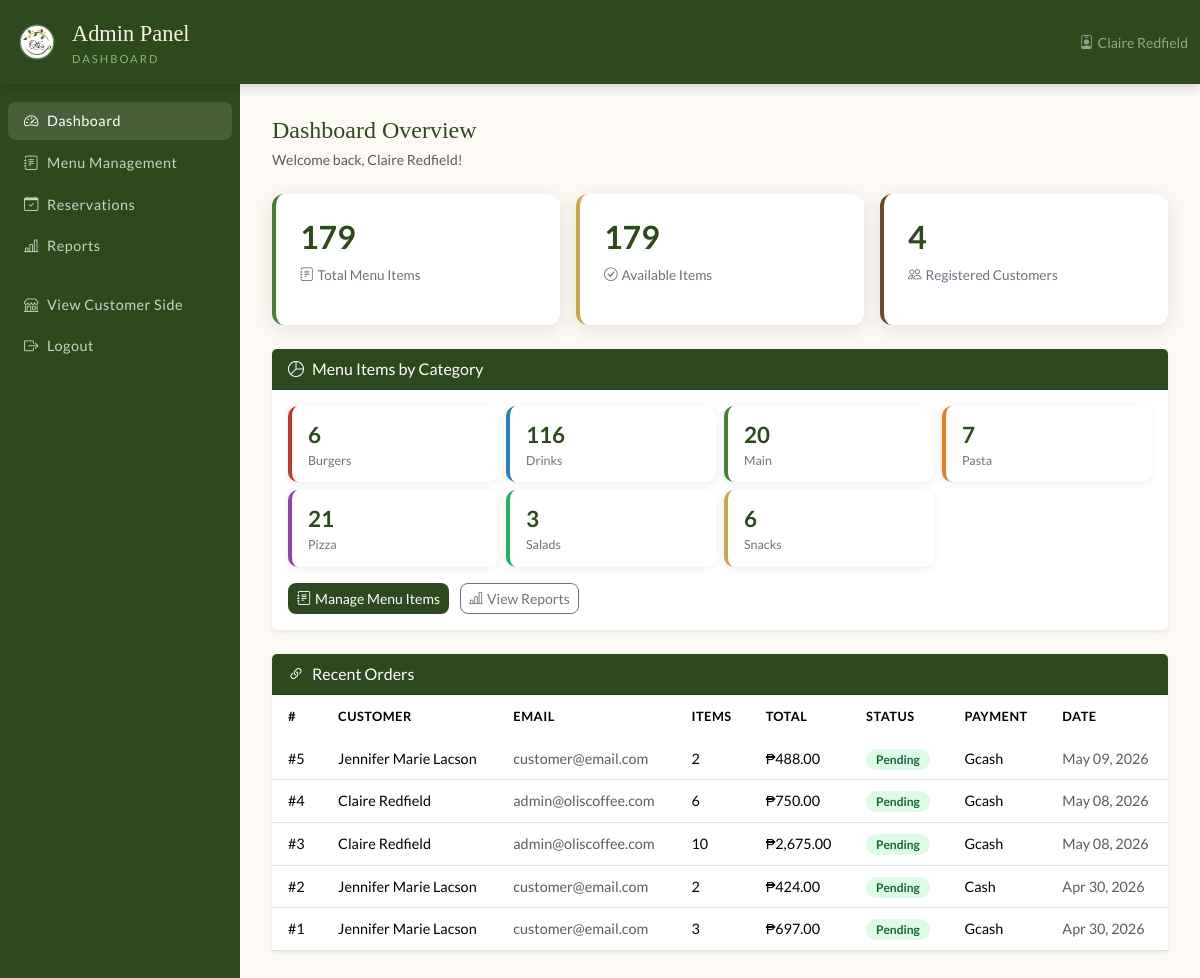
/admin/dashboard.php (signed in), run on an earlier commit of the app's database.
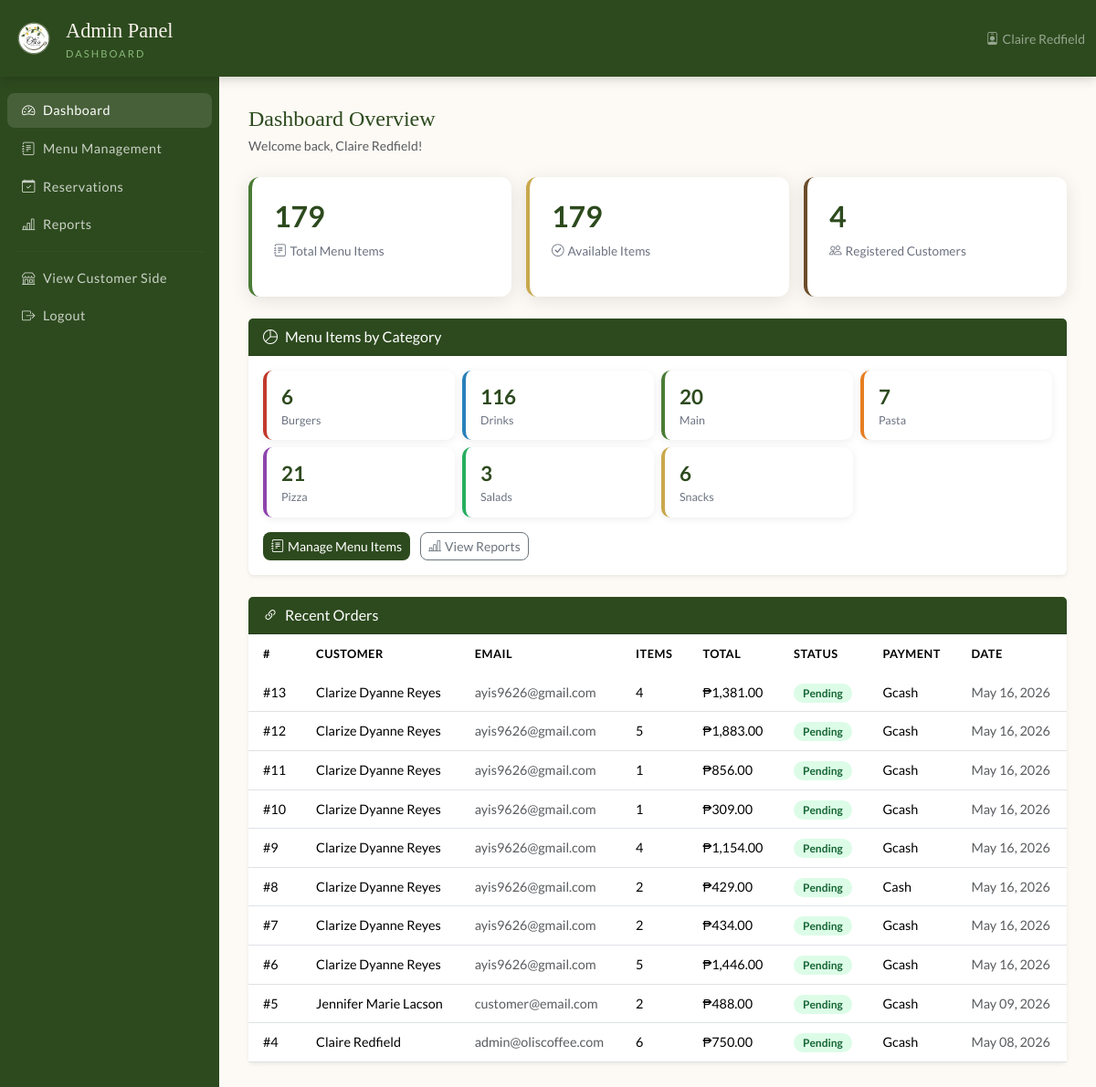
And on a later commit of the database.
### tables this page shows
CREATE TABLE `orders` (
  `id` int(11) NOT NULL AUTO_INCREMENT,
  `user_id` int(11) NOT NULL,
  `reservation_id` int(11) DEFAULT NULL,
  `total_amount` decimal(10,2) NOT NULL,
  `status` enum('pending','confirmed','preparing','ready','completed','cancelled') DEFAULT 'pending',
  `payment_method` enum('gcash','cash') DEFAULT 'cash',
  `payment_status` enum('unpaid','paid') DEFAULT 'unpaid',
  `notes` text DEFAULT NULL,
  `created_at` timestamp NOT NULL DEFAULT current_timestamp(),
  PRIMARY KEY (`id`),
  KEY `user_id` (`user_id`),
  KEY `fk_order_reservation` (`reservation_id`),
  CONSTRAINT `fk_order_reservation` FOREIGN KEY (`reservation_id`) REFERENCES `reservations` (`id`) ON DELETE SET NULL,
  CONSTRAINT `orders_ibfk_1` FOREIGN KEY (`user_id`) REFERENCES `users` (`id`) ON DELETE CASCADE
);

CREATE TABLE `users` (
  `id` int(11) NOT NULL AUTO_INCREMENT,
  `name` varchar(100) NOT NULL,
  `email` varchar(100) NOT NULL,
  `password` varchar(255) NOT NULL,
  `role` enum('admin','customer') DEFAULT 'customer',
  `created_at` timestamp NOT NULL DEFAULT current_timestamp(),
  `profile_pic` varchar(255) DEFAULT NULL,
  PRIMARY KEY (`id`),
  UNIQUE KEY `email` (`email`)
);

### admin/dashboard.php (the view, shortened to what the changed rows need)
<?php
$db = getDB();
$catStats = $db->query("SELECT category, COUNT(*) as cnt FROM menu_items GROUP BY category ORDER BY category");
$joinResult = $db->query("
    SELECT o.id, u.name AS customer, u.email,
           COUNT(oi.id) AS total_items,
           o.total_amount, o.status, o.payment_method, o.created_at
    FROM orders o
    JOIN users u ON o.user_id = u.id
    JOIN order_items oi ON oi.order_id = o.id
    GROUP BY o.id
    ORDER BY o.created_at DESC
    LIMIT 10
");
?>
<!DOCTYPE html>
<html lang="en">
<head>
  <link rel="stylesheet" href="https://cdn.jsdelivr.net/npm/bootstrap@5.3.2/dist/css/bootstrap.min.css">
  <link rel="stylesheet" href="https://cdn.jsdelivr.net/npm/bootstrap-icons@1.11.3/font/bootstrap-icons.min.css">
  <link rel="stylesheet" href="../css/style.css">
</head>
<body>
<div class="d-flex">
  <main class="admin-content">
    <div class="card border-0 shadow-sm mb-4">
      <div class="card-body p-3">
        <div class="row g-2">
          <?php
          $catColors = [
            'Main'    => 'var(--green-mid)',
            'Snacks'  => 'var(--gold)',
            'Pasta'   => '#e67e22',
            'Burgers' => '#c0392b',
            'Salads'  => '#27ae60',
            'Pizza'   => '#8e44ad',
            'Drinks'  => '#2980b9',
          ];
          while ($row = $catStats->fetch_assoc()):
            $color = $catColors[$row['category']] ?? 'var(--text-muted)';
          ?>
          <div class="col-6 col-md-3">
            <div style="background:white; border-radius:10px; padding:12px 16px;
                        border-left: 4px solid <?= $color ?>; box-shadow: 0 2px 8px rgba(0,0,0,0.07);">
              <div style="font-size:1.4rem; font-weight:700; color:var(--green-dark);"><?= $row['cnt'] ?></div>
              <div style="font-size:0.78rem; color:var(--text-muted);"><?= htmlspecialchars($row['category']) ?></div>
            </div>
          </div>
          <?php endwhile; ?>
        </div>
      </div>
    </div>
    <div class="card border-0 shadow-sm">
      <div class="card-body p-0">
        <div class="table-responsive">
          <table class="table table-olis mb-0">
            <thead>
              <tr>
                <th>#</th>
                <th>Customer</th>
                <th>Email</th>
                <th>Items</th>
                <th>Total</th>
                <th>Status</th>
                <th>Payment</th>
                <th>Date</th>
              </tr>
            </thead>
            <tbody>
              <?php if ($joinResult && $joinResult->num_rows > 0): ?>
                <?php while ($row = $joinResult->fetch_assoc()): ?>
                <tr>
                  <td>#<?= $row['id'] ?></td>
                  <td><?= htmlspecialchars($row['customer']) ?></td>
                  <td class="text-muted small"><?= htmlspecialchars($row['email']) ?></td>
                  <td><?= $row['total_items'] ?></td>
                  <td>₱<?= number_format($row['total_amount'], 2) ?></td>
                  <td><span class="badge-available"><?= ucfirst($row['status']) ?></span></td>
                  <td><?= ucfirst($row['payment_method']) ?></td>
                  <td class="text-muted small"><?= date('M d, Y', strtotime($row['created_at'])) ?></td>
                </tr>
                <?php endwhile; ?>
              <?php endif; ?>
            </tbody>
          </table>
        </div>
      </div>
    </div>
  </main>
</div>
</body>
</html>

What changed in the data, as far as the page shows it:
no longer on this page (row unchanged): orders: id "3", user.name "Claire Redfield", user.email "admin@oliscoffee.com", total_items "10", total_amount "2,675.00", status "Pending", payment_method "Gcash", created_at "May 08, 2026"
no longer on this page (row unchanged): orders: id "2", user.name "Jennifer Marie Lacson", user.email "customer@email.com", total_items "2", total_amount "424.00", status "Pending", payment_method "Cash", created_at "Apr 30, 2026"
no longer on this page (row unchanged): orders: id "1", user.name "Jennifer Marie Lacson", user.email "customer@email.com", total_items "3", total_amount "697.00", status "Pending", payment_method "Gcash", created_at "Apr 30, 2026"
added orders: id "13", user.name "Clarize Dyanne Reyes", user.email "ayis9626@gmail.com", total_items "4", total_amount "1,381.00", status "Pending", payment_method "Gcash", created_at "May 16, 2026"
added orders: id "12", user.name "Clarize Dyanne Reyes", user.email "ayis9626@gmail.com", total_items "5", total_amount "1,883.00", status "Pending", payment_method "Gcash", created_at "May 16, 2026"
added orders: id "11", user.name "Clarize Dyanne Reyes", user.email "ayis9626@gmail.com", total_items "1", total_amount "856.00", status "Pending", payment_method "Gcash", created_at "May 16, 2026"
added orders: id "10", user.name "Clarize Dyanne Reyes", user.email "ayis9626@gmail.com", total_items "1", total_amount "309.00", status "Pending", payment_method "Gcash", created_at "May 16, 2026"
added orders: id "9", user.name "Clarize Dyanne Reyes", user.email "ayis9626@gmail.com", total_items "4", total_amount "1,154.00", status "Pending", payment_method "Gcash", created_at "May 16, 2026"
added orders: id "8", user.name "Clarize Dyanne Reyes", user.email "ayis9626@gmail.com", total_items "2", total_amount "429.00", status "Pending", payment_method "Cash", created_at "May 16, 2026"
added orders: id "7", user.name "Clarize Dyanne Reyes", user.email "ayis9626@gmail.com", total_items "2", total_amount "434.00", status "Pending", payment_method "Gcash", created_at "May 16, 2026"
added orders: id "6", user.name "Clarize Dyanne Reyes", user.email "ayis9626@gmail.com", total_items "5", total_amount "1,446.00", status "Pending", payment_method "Gcash", created_at "May 16, 2026"
